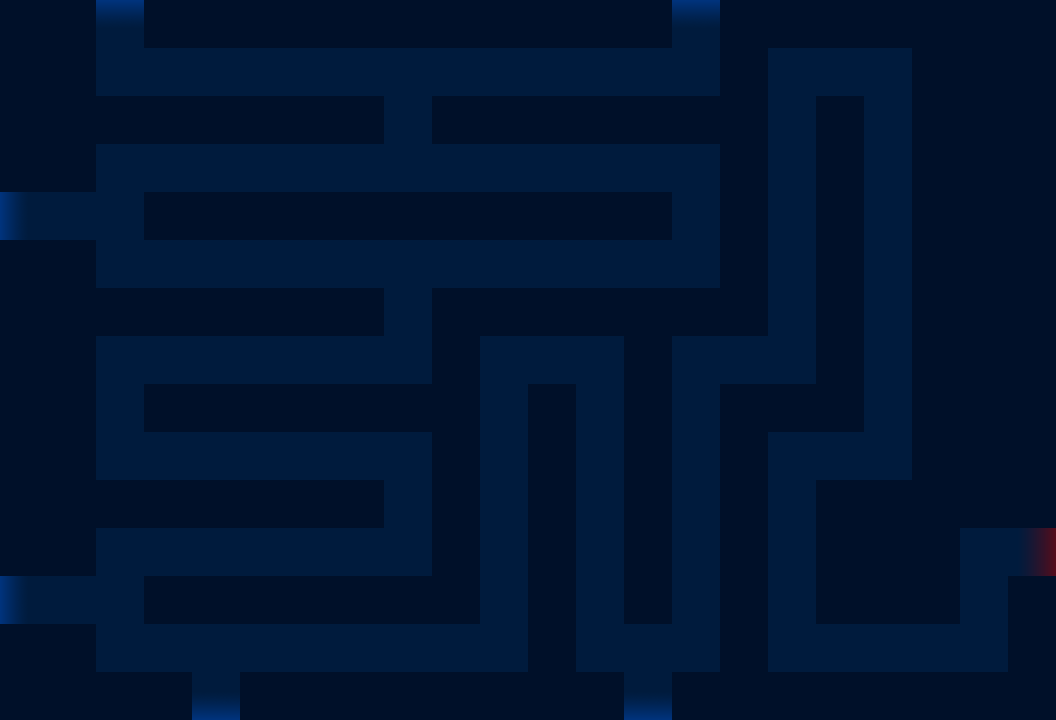

Below is a game level as drawn by its tile map, then a one-line description and the .tmx that defines it (tile-layer data replaced by summaries):
An orthogonal 22x15 tile map with 48x48 px tiles, 3 tile layers (Background, Weg, Entries).

<map version="1.0" tiledversion="2018.04.18" orientation="orthogonal" renderorder="right-down" width="22" height="15" tilewidth="48" tileheight="48" infinite="0" nextobjectid="1">
 <tileset firstgid="1" name="maptiles" tilewidth="48" tileheight="48" tilecount="18" columns="6">
  <image source="../../images/tiles/maptiles.png" width="288" height="144" />
 </tileset>
 <layer name="Background" width="22" height="15">
  <data>[330 cells, 330 non-empty, 1 distinct tile ids]</data>
 </layer>
 <layer name="Weg" width="22" height="15">
  <data>[330 cells, 137 non-empty, 1 distinct tile ids]</data>
 </layer>
 <layer name="Entries" width="22" height="15">
  <data>[330 cells, 7 non-empty, 4 distinct tile ids]</data>
 </layer>
</map>
